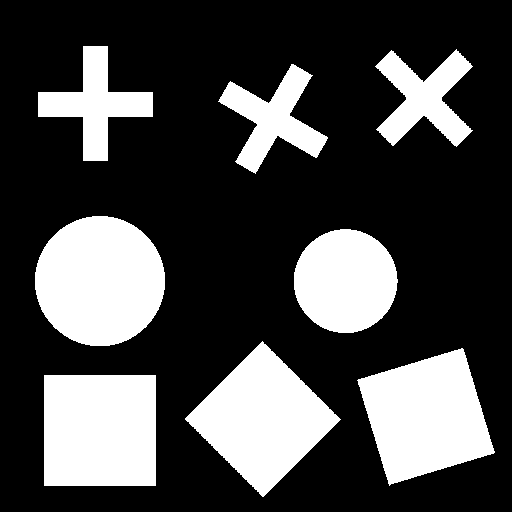
%> input picture shapes.png, 512 x 512 px
$ octave lab12_3.m   (GNU Octave 9; MATLAB toolbox functions it lacks are replaced by stand-ins)
%> lines starting %> are read from the running program, lines starting %| are printed output that depends on the picture; in (x1, y1, x2, y2) boxes, pixels count from 0 and x2, y2 are one past the last pixel; in counts of white or black regions, pixels touching at a corner belong together; the program's own positions count from 1
### obliczWspolczynniki.m
%% Tomasz Kryjak
% Laboratorium Biocybernetyki
% Obliczanie wspolczynnikow ksztaltu - dla obrazu poindeksowanego

% Wejscie
% - obraz - poindeksowany obraz
% Wyjscie
% - wspolczyniki - dla kazdego obiektu  seria wspolczynnikow - kolejne
% kolumny : - Compacntess, Rmin/Rmax/ Blair-Bliss, Haralick, M7


function [ wspolczynniki ] = obliczWspolczynniki( obraz )

    %% Ile obiektow na obrazie ...
    % Zalozenie o dobrej indeksacji
    ileObiektow = max(obraz(:));

    % Wyznacznie parametrow z obiektu
    res = regionprops(obraz,'Area','BoundingBox','Image');

    % Macierz na wspolczynniki
    wspolczynniki = zeros(ileObiektow,5);

    % Kontenery na wspolczynniki
    Compactness = zeros(ileObiektow,1);
    rMinrMax = zeros(ileObiektow,1);
    BlairBliss = zeros(ileObiektow,1);
    Haralick = zeros(ileObiektow,1);
    M7 = zeros(ileObiektow,1);


    for i=1:ileObiektow
        %% Wyznaczanie wspolczynnika compactness
        S = res(i).Area;
        bb = res(i).BoundingBox;

        Compactness(i) = S / ((bb(3)*bb(4)));

        %% Wyznaczanie wspolczynnika rmin / rmax


        obiekt = res(i).Image;
        srodekCiezkosci = regionprops(obiekt,'Centroid');
        srodekCiezkosci=srodekCiezkosci.Centroid;

        kontur = bwperim(obiekt,8);

        ilePikseliNaKonturze = sum(kontur(:));

        odlOdSrodkaCiezkosci = zeros(ilePikseliNaKonturze,1);

        % Licznik po pikseleach konturu (odresowanie tablicy odleglosci)
        liczKontur=1;

        %% Do BB
        sumaOdlegosciOdSrCiezkosci = 0;
        mianownikaHaralicka = 0;
        [X Y] = size(kontur);

        %% Do M7
        m00 = S;
        M02 = 0;
        M20 = 0;
        M11 = 0;

        %% Iteracja po obrazku
        for xx=1:X
            for yy=1:Y

                %% Dotyczy Rmin/Rmax
                if (kontur(xx,yy) == 1 )
                   odlOdSrodkaCiezkosci(liczKontur) =  sqrt( (xx-srodekCiezkosci(1)) ^2 + (yy-srodekCiezkosci(2)) ^2 );
                   % Haralick
                   mianownikaHaralicka = mianownikaHaralicka + odlOdSrodkaCiezkosci(liczKontur)^2;
                   liczKontur = liczKontur +1;
                end


                %% Dotyczy Blaira-Bilissa
                if (obiekt(xx,yy) == 1 )
                    sumaOdlegosciOdSrCiezkosci = sumaOdlegosciOdSrCiezkosci + sqrt( (xx-srodekCiezkosci(1)) ^2 + (yy-srodekCiezkosci(2)) ^2 );

                end

                %% Dotyczy M7

                % M02 M20 i M11
                if (obiekt(xx,yy) == 1 )
                   M02 = M02 + (yy - srodekCiezkosci(2))^2;
                   M20 = M20 + (xx - srodekCiezkosci(1))^2;
                   M11 = M11 + (xx - srodekCiezkosci(1))*(yy - srodekCiezkosci(2));

                end


            end
        end

        Rmin = min(odlOdSrodkaCiezkosci);
        Rmax = max(odlOdSrodkaCiezkosci);

        rMinrMax(i) = sqrt(Rmin/Rmax);

        %% Blair - Bliss

        BlairBliss(i) = S / sqrt(2*pi*sumaOdlegosciOdSrCiezkosci);

        %% Haralick

        % Licznik
        licznikH = sum(odlOdSrodkaCiezkosci)^2;
        % Mianownik
        mianownikH = ilePikseliNaKonturze * mianownikaHaralicka -1;

        Haralick(i) = sqrt(licznikH/mianownikH);

        %% M7
        % Normalizacja
        N02 = M02 / m00^2;
        N20 = M20 / m00^2;
        N11 = M11 / m00^2;

        M7(i) = N20*N02 - N11^2;

        % Przypisanie wspolczynnikow...
        wspolczynniki(i,1) = Compactness(i);
        wspolczynniki(i,2) = rMinrMax(i);
        wspolczynniki(i,3) = BlairBliss(i);
        wspolczynniki(i,4) = Haralick(i);
        wspolczynniki(i,5) = M7(i);

    end


end

### lab12_3.m
clearvars;
clear all;
clc;

obraz = imread('shapes.png');
%> obraz: size 512x512 logical; 28% white; 8 white regions
srcImage = obraz;

obraz = bwlabel(obraz,4);
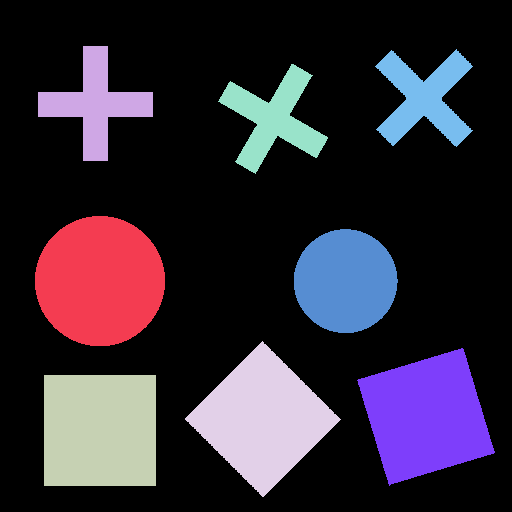
%> obraz: size 512x512 double; 9 distinct labels, from 0 to 8; one colour per label, 0 black

wsp = obliczWspolczynniki(obraz);
%> in obliczWspolczynniki, `ileObiektow = max(obraz(:));`: ileObiektow = 8
%> in obliczWspolczynniki, `res = regionprops(obraz,'Area','BoundingBox','Image');`: res = 8 regions; box (x1, y1, x2, y2) and Area: (35, 216, 165, 346) 13293, (44, 375, 156, 486) 12432, (185, 341, 341, 497) 12212, (357, 348, 495, 486) 12194, (294, 229, 398, 333) 8447, (38, 46, 153, 161) 5125, (218, 64, 328, 174) 4857, (375, 49, 473, 147) 4840
%> the loop in obliczWspolczynniki, `for i=1:ileObiektow` made 8 passes
%> (S, bb, srodekCiezkosci, ilePikseliNaKonturze, X, Y, m00, Rmin) on passes 2 to 8: (5125, [38.5 46.5 115 115], [58 58.44], 456, 115, 115, 5125, 15.96), (12432, [44.5 375.5 112 111], [56.5 56], 442, 111, 112, 12432, 54.5), (12212, [185.5 341.5 156 156], [78.29 78.71], 618, 156, 156, 12212, 52.75), (4857, [218.5 64.5 110 110], [56.07 55.61], 609, 110, 110, 4857, 16.09), (8447, [294.5 229.5 104 104], [52.1 52.66], 412, 104, 104, 8447, 49.66), (12194, [357.5 348.5 138 138], [69.53 68.98], 546, 138, 138, 12194, 53.58), (4840, [375.5 49.5 98 98], [49.84 49.66], 627, 98, 98, 4840, 15.84)
%> (S, bb, srodekCiezkosci, ilePikseliNaKonturze, X, Y, m00, Rmin) on pass 1: (13293, [35.5 216.5 130 130], [65.48 65.62], 516, 130, 130, 13293, 63.4)
%> pass 1, in obliczWspolczynniki, `obiekt = res(i).Image;`:
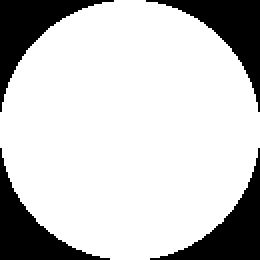
%> obiekt: size 130x130 logical (shown 2 times larger); 78.7% white; 4 black regions, box (x1, y1, x2, y2) and area: (73, 0, 130, 56) 910, (0, 0, 57, 56) 908, (75, 74, 130, 130) 896, (0, 74, 55, 130) 893
%> pass 1, in obliczWspolczynniki, `kontur = bwperim(obiekt,8);`:
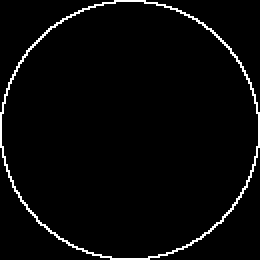
%> kontur: size 130x130 logical (shown 2 times larger); 3.1% white in thin lines or dots
%> pass 2, in obliczWspolczynniki, `obiekt = res(i).Image;`:
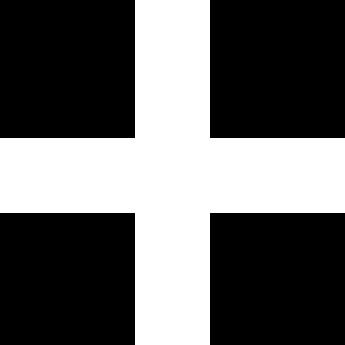
%> obiekt: size 115x115 logical (shown 3 times larger); 38.8% white; 1 white region, box (x1, y1, x2, y2) and area: (0, 0, 115, 115) 5125
%> pass 2, in obliczWspolczynniki, `kontur = bwperim(obiekt,8);`:
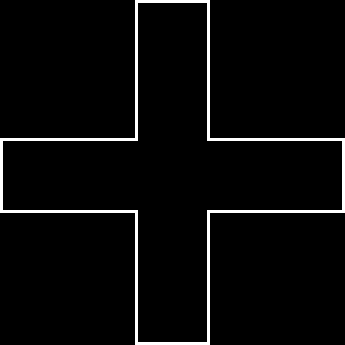
%> kontur: size 115x115 logical (shown 3 times larger); 3.4% white in thin lines or dots
%> after the loop in obliczWspolczynniki, `for i=1:ileObiektow`: BlairBliss = [6.98; 5; 6.81; 6.78; 4.9; 6.24; 6.78; 4.89]; Compactness = [0.787; 0.388; 1; 0.502; 0.401; 0.781; 0.64; 0.504]; Haralick = [1; 0.949; 0.994; 0.994; 0.948; 1; 0.994; 0.948]; M7 = [0.00633; 0.0157; 0.00695; 0.00695; 0.0165; 0.00634; 0.00695; 0.0166]; odlOdSrodkaCiezkosci = 627 values, max 58.58 at index 1, min 15.84 at index 257, mean 40.32; rMinrMax = [0.986; 0.521; 0.831; 0.824; 0.522; 0.972; 0.829; 0.52]; wspolczynniki = [0.787 0.986 6.98 1 0.00633; 0.388 0.521 5 0.949 0.0157; 1 0.831 6.81 0.994 0.00695; 0.502 0.824 6.78 0.994 0.00695; 0.401 0.522 4.9 0.948 0.0165; 0.781 0.972 6.24 1 0.00634; 0.64 0.829 6.78 0.994 0.00695; 0.504 0.52 4.89 0.948 0.0166]
%> wsp has the same summary as wspolczynniki in obliczWspolczynniki
[YY,XX] = size(obraz);
%> YY = 512; XX = 512

for J = 1:YY
    for i = 1:XX
        piksel = obraz(J,i);
        if piksel ~= 0 && ~(wsp(piksel,2) > 0.33 && wsp(piksel,2) < 0.66)
            obraz(J,i) = 0;
        end
    end
end
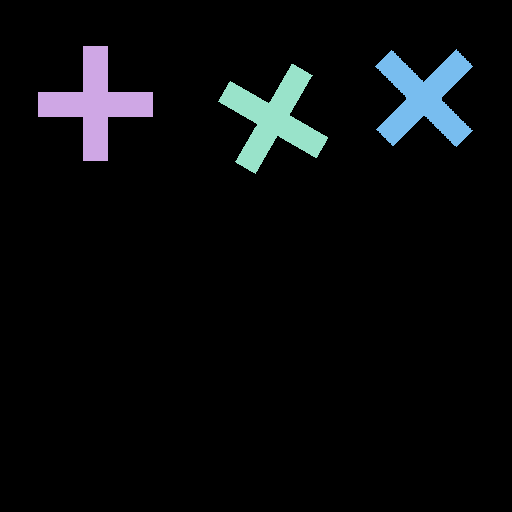
%> obraz: size 512x512 double; 4 distinct labels, from 0 to 8; one colour per label, 0 black

figure();
subplot(1,2,1);
imshow(srcImage,[]);
title('oryginal');

subplot(1,2,2);
imshow(obraz,[]);
title('x');
